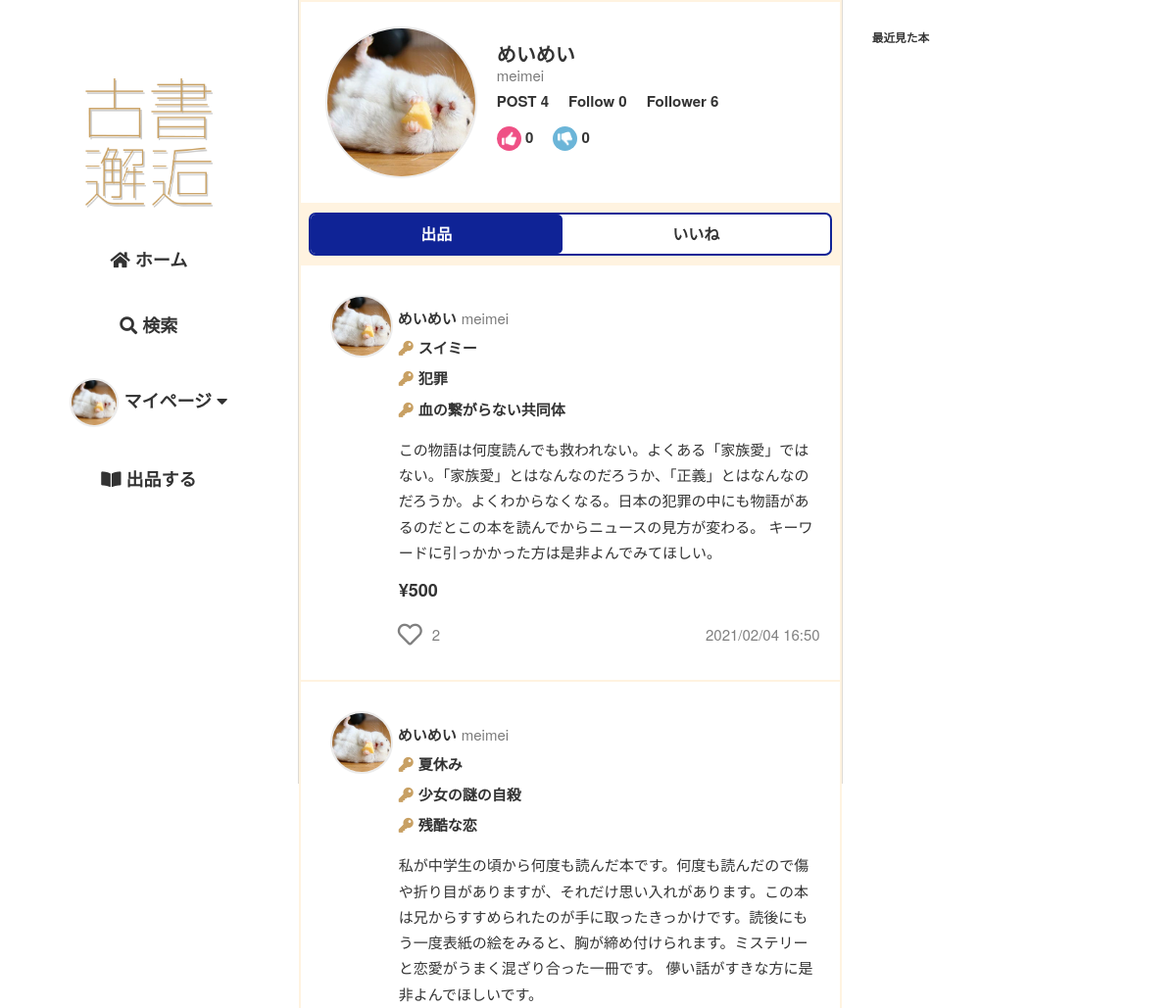
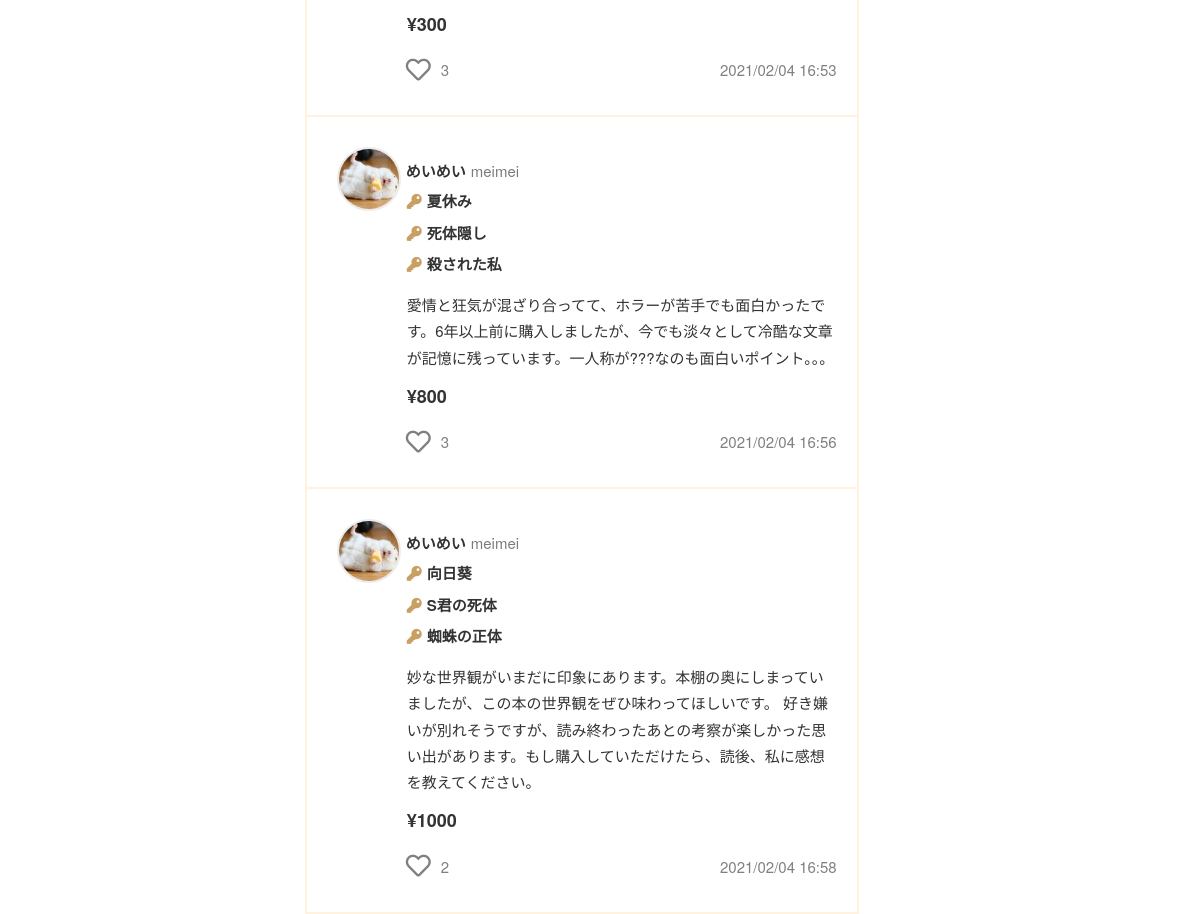
The page /mypage/ (signed in) on the database its author committed (2 pictures, top to bottom).
### flmapp/models/user.py (models this page shows, shortened)
class User(UserMixin, db.Model):
    __tablename__ = 'User'
    __table_args__ = (CheckConstraint('update_at >= create_at'),)
    User_id = db.Column(db.Integer, primary_key=True)
    user_code = db.Column(db.String(64), unique=True, index=True, nullable=False)
    username = db.Column(db.String(64), index=True, nullable=False)
    email = db.Column(db.String(64), unique=True, index=True, nullable=False)
    password_hash = db.Column(db.String(128), nullable=False)
    picture_path = db.Column(db.Text, default='default.jpeg', nullable=False)
    prof_comment = db.Column(db.Text)
    default_ShippingAddress_id = db.Column(db.Integer, db.ForeignKey('ShippingAddress.ShippingAddress_id'))
    default_pay_way = db.Column(db.Integer, default=1, nullable=False)
    default_Credit_id = db.Column(db.Integer, db.ForeignKey('Credit.Credit_id'))
    is_active = db.Column(db.Boolean, default=True, nullable=True)
    create_at = db.Column(db.DateTime, default=datetime.now, nullable=False)
    update_at = db.Column(db.DateTime, default=datetime.now, nullable=False)
    def get_id(self):
        return (self.User_id)
    @property
    def password(self):
        raise AttributeError('パスワードは読み取り可能な属性ではありません。')

### flmapp/models/trade.py (models this page shows, shortened)
class Sell(db.Model):
    __tablename__ = 'Sell'
    __table_args__ = (CheckConstraint('update_at >= create_at'),)
    Sell_id = db.Column(db.Integer, primary_key=True)
    User_id = db.Column(db.Integer, db.ForeignKey('User.User_id'), nullable=False)
    sell_title = db.Column(db.String(255), nullable=False)
    key1 = db.Column(db.String(255), nullable=False)
    key2 = db.Column(db.String(255), nullable=False)
    key3 = db.Column(db.String(255), nullable=False)
    sell_comment = db.Column(db.Text, nullable=False)
    price = db.Column(db.Integer, nullable=False)
    item_picture_path = db.Column(db.Text, default='default.png', nullable=False)
    genre = db.Column(EnumType(enum_class=Genre), nullable=False)
    item_state = db.Column(EnumType(enum_class=Item_state), nullable=False)
    postage = db.Column(EnumType(enum_class=Postage), nullable=False)
    send_way = db.Column(EnumType(enum_class=Send_way), nullable=False)
    consignor = db.Column(db.String(64), nullable=False)
    schedule = db.Column(EnumType(enum_class=Schedule), nullable=False)
    remarks = db.Column(db.Text)
    deal_status = db.Column(EnumType(enum_class=Deal_status),default=Deal_status(1), nullable=False)
    sell_flg = db.Column(db.Boolean,default=True, nullable=False)
    is_active = db.Column(db.Boolean,default=True, nullable=False)
    has_sent = db.Column(db.Boolean,default=False, nullable=False)
    has_got = db.Column(db.Boolean,default=False, nullable=False)
    create_at = db.Column(db.DateTime,default=datetime.now, nullable=False)
    update_at = db.Column(db.DateTime,default=datetime.now, nullable=False)
    user = db.relationship('User', backref='sell', lazy='joined', uselist=False)
    @classmethod
    def select_sell_by_user_id(cls, User_id):
        return cls.query.filter(cls.User_id==User_id).all()

### flmapp/views/mypage.py (the view)
@bp.route('/')
@login_required
def mypagetop():
    followed = UserConnect.followed_exists(current_user.User_id)
    follows = UserConnect.select_follows_by_user_id(current_user.User_id)
    good_ratings_count,bad_ratings_count = Rating.select_rate_by_user_id(current_user.User_id)
    items = Sell.select_sell_by_user_id(current_user.User_id)
    b_items = BrowsingHistory.b_history_join_sell(Sell,current_user.User_id)
    liked_list = []
    for item in items:
        liked = Likes.liked_exists(item.Sell_id)
        if liked:
            liked_list.append(item.Sell_id)
    return render_template(
        'mypage/mypage.html', followed=followed, follows_count=len(follows),
        good_ratings_count=good_ratings_count, bad_ratings_count=bad_ratings_count,
        items=items, liked_list=liked_list, post_c=len(items), b_items=b_items
    )

### flmapp/templates/mypage/mypage.html (shortened to what this page needs)
{% extends "base03.html" %}
{%block head %}
<link rel="stylesheet" href="{{ url_for('static', filename='css/user/userdata.css')}}">
<link rel="stylesheet" href="{{ url_for('static', filename='css/follow.css')}}">
{% endblock%}
{% block content %}
<div class="u-header">
    <div>
        <img class="u-icon" src="{{url_for('static', filename='user_image/' + current_user.picture_path)}}">
    </div>
    <div class="h-box">
        <p class="u-name">{{ current_user.username }}</p>
        <p class="u-code">{{ current_user.user_code }}</p>
        <div class="h-area-01">
            <p>POST {{ post_c }}</p>
            <p>Follow {{ follows_count }}</p>
            <p>
                Follower
                <span id="{{ current_user.User_id }}-count" class="count">
                    {{ followers_count(current_user.User_id) }}
                </span>
            </p>
        </div>
        <div class="h-area-02">
            <p>
            {{ good_ratings_count }}
            </p>
            <p>
                {{ bad_ratings_count }}
            </p>
        </div>
    </div>
</div>
<div class="user-i-tab">
    <a id="sell-tab" href="{{url_for('mypage.mypagetop')}}">出品</a>
    <a id="likes-tab" href="{{url_for('mypage.mypage_likes')}}">いいね</a>
</div>
{% for item in items %}
    <article class="item-wrap">
        <a href="{{url_for('item.itemdata', item_id=item.Sell_id)}}">
            <object><a class="u-box" href="{{url_for('user.userdata', user_code=item.user.user_code)}}">
                <img class="u-icon" src="{{url_for('static', filename='user_image/' + item.user.picture_path)}}">
                <p class="u-name">{{ item.user.username }}</p>
                <p class="u-code">{{ item.user.user_code }}</p>
            </a></object>
            <div class="i-content-area">
                <div class="k-s-box">
                    <div class="i-key">
                        <p><i class="fas fa-key"></i>{{ item.key1 }}</p>
                        <p><i class="fas fa-key"></i>{{ item.key2 }}</p>
                        <p><i class="fas fa-key"></i>{{ item.key3 }}</p>
                    </div>
                </div>
                <div class="i-comm"><p>{{ item.sell_comment }}</p></div>
            </div>
            <p><span class="i-price">¥{{ item.price }}</span></p>
            <div class="i-fotter">
                {% include "like.html" %}
                <p>{{ item.create_at.strftime('%Y/%m/%d %H:%M') }}</p>
            </div>
        </a>
    </article>
{% endfor %}
{% endblock %}
{% block content2 %}
<h3>最近見た本</h3>
{% endblock %}

### flmapp/templates/base03.html (shortened to what this page needs)
<!DOCTYPE html>
<html lang="ja">
    <head>
        <link rel="stylesheet" href="https://use.fontawesome.com/releases/v5.15.1/css/all.css">
        <link rel="stylesheet" type="text/css" href="{{ url_for('static', filename='css/sanitize.css')}}">
        <link rel="stylesheet" type="text/css" href="{{ url_for('static', filename='css/global.css')}}">
        <link rel="stylesheet" type="text/css" href="{{ url_for('static', filename='css/kosho-flame.css')}}">
        <link rel="stylesheet" type="text/css" href="{{ url_for('static', filename='css/common2.css')}}">
        <link rel="stylesheet" type="text/css" href="{{ url_for('static', filename='css/common3.css')}}">
        <link rel="stylesheet" href="{{ url_for('static', filename='css/login_required_modal.css')}}">
        <link rel="stylesheet" href="{{ url_for('static', filename='css/like.css')}}">
        <link rel="stylesheet" href="{{ url_for('static', filename='css/item.css')}}">
        {%block head %}{% endblock%}
    </head>
    <body>
        <div class="wrap">
            <header>
                <div class="h-wrap">
                    <h1><img src="{{ url_for('static', filename='images/logo.png')}}" alt="ロゴ"></h1>
                    <nav>
                        <ul>
                            <li><a id="home" href="{{url_for('route.home')}}">
                                <i class="fas fa-home"></i>
                                ホーム
                            </a></li>
                            <li><a href="{{url_for('route.home')}}">
                                <i class="fas fa-search"></i>
                                検索
                            </a></li>
                            {% if current_user.is_authenticated %}
                                <li>
                                    <label for="check1" class="accordion-open">
                                        <img class="u-icon" src="{{url_for('static', filename='user_image/' + current_user.picture_path)}}">
                                        マイページ
                                        <i class="fas fa-caret-down"></i>
                                    </label>
                                </li>
                            {% else %}
                                <li><a href="{{url_for('auth.login')}}">
                                    ログイン
                                </a></li>
                            {% endif %}
                            <li><a href="{{url_for('sell.sell')}}">
                                <i class="fas fa-book-open"></i>
                                出品する
                            </a></li>
                        </ul>
                    </nav>
                </div>
            </header>
            <div class="container">
                {% block content %}
                {% endblock %}
            </div>
            <div class="r-content">
                {% block content2 %}
                {% endblock %}
            </div>
        </div>
    </body>
</html>

### flmapp/templates/like.html (shortened to what this page needs)
<div class="like-wrap">
    <form method="POST" action="{{url_for('ajax.like_ajax')}}">
        {% if item.Sell_id in liked_list %}
            <button id="like" name="{{ item.Sell_id }}"><i class="fas fa-lg fa-heart like-btn"></i></button>
        {% else %}
            <button id="like" name="{{ item.Sell_id }}"><i class="far fa-lg fa-heart unlike-btn"></i></button>
        {% endif %}
    </form>
    <p name="{{ item.Sell_id }}-count" class="count">{{ likes_count(item.Sell_id) }}</p>
</div>

### rows shown on the page
User: picture_path (picture), username "めいめい", user_code "meimei"
Sell: picture_path (picture), user.username "めいめい", user.user_code "meimei", key1 "スイミー", key2 "犯罪", key3 "血の繋がらない共同体", sell_comment "この物語は何度読んでも救われない。よくある「家族愛」ではない。「家族愛」とはなんなのだろうか、「正義」とはなんなのだろうか。よくわからなくなる。日本の犯罪の中にも物語があるのだとこの本を読んでからニュースの見方が変わる。 キーワードに引っかかった方は是非よんでみてほしい。", price "500", send_way "2", create_at "2021/02/04 16:50"
Sell: picture_path (picture), user.username "めいめい", user.user_code "meimei", key1 "夏休み", key2 "少女の謎の自殺", key3 "残酷な恋", sell_comment "私が中学生の頃から何度も読んだ本です。何度も読んだので傷や折り目がありますが、それだけ思い入れがあります。この本は兄からすすめられたのが手に取ったきっかけです。読後にもう一度表紙の絵をみると、胸が締め付けられます。ミステリーと恋愛がうまく混ざり合った一冊です。 儚い話がすきな方に是非よんでほしいです。", price "300", likes_count "3", create_at "2021/02/04 16:53"
Sell: picture_path (picture), user.username "めいめい", user.user_code "meimei", key1 "夏休み", key2 "死体隠し", key3 "殺された私", sell_comment "愛情と狂気が混ざり合ってて、ホラーが苦手でも面白かったです。6年以上前に購入しましたが、今でも淡々として冷酷な文章が記憶に残っています。一人称が???なのも面白いポイント。。。", price "800", Sell_id "3", create_at "2021/02/04 16:56"
Sell: picture_path (picture), user.username "めいめい", user.user_code "meimei", key1 "向日葵", key2 "S君の死体", key3 "蜘蛛の正体", sell_comment "妙な世界観がいまだに印象にあります。本棚の奥にしまっていましたが、この本の世界観をぜひ味わってほしいです。 好き嫌いが別れそうですが、読み終わったあとの考察が楽しかった思い出があります。もし購入していただけたら、読後、私に感想を教えてください。", price "1000", likes_count "2", create_at "2021/02/04 16:58"

### other values the page prints
{{ post_c }} "4"
{{ follows_count }} "0"
{{ followers_count(current_user.User_id) }} "6"
{{ good_ratings_count }} "0"
{{ bad_ratings_count }} "0"
